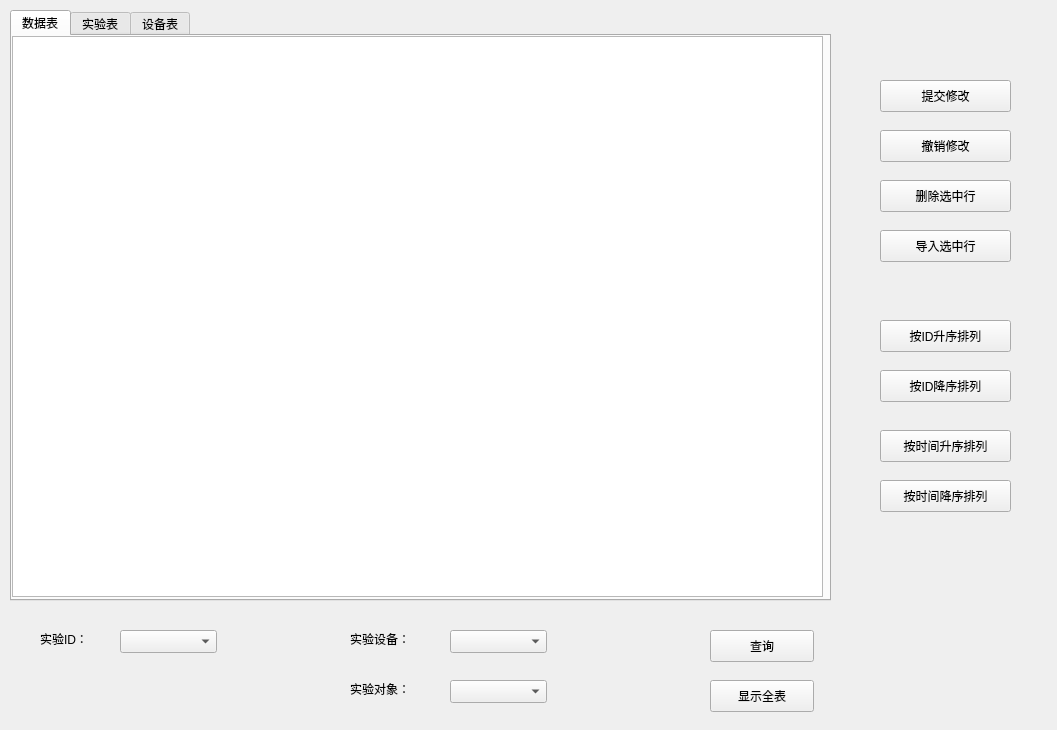
<?xml version="1.0" encoding="UTF-8"?>
<ui version="4.0">
 <class>InputWidget</class>
 <widget class="QWidget" name="InputWidget">
  <property name="geometry">
   <rect>
    <x>0</x>
    <y>0</y>
    <width>1057</width>
    <height>730</height>
   </rect>
  </property>
  <property name="windowTitle">
   <string>InputWidget</string>
  </property>
  <widget class="QTabWidget" name="tabWidget">
   <property name="geometry">
    <rect>
     <x>10</x>
     <y>10</y>
     <width>821</width>
     <height>591</height>
    </rect>
   </property>
   <property name="currentIndex">
    <number>0</number>
   </property>
   <widget class="QWidget" name="data">
    <attribute name="title">
     <string>数据表</string>
    </attribute>
    <widget class="QTableView" name="tableView">
     <property name="geometry">
      <rect>
       <x>0</x>
       <y>0</y>
       <width>811</width>
       <height>561</height>
      </rect>
     </property>
    </widget>
   </widget>
   <widget class="QWidget" name="experiment">
    <attribute name="title">
     <string>实验表</string>
    </attribute>
    <widget class="QTableView" name="tableView_2">
     <property name="geometry">
      <rect>
       <x>0</x>
       <y>0</y>
       <width>811</width>
       <height>561</height>
      </rect>
     </property>
    </widget>
   </widget>
   <widget class="QWidget" name="machine">
    <attribute name="title">
     <string>设备表</string>
    </attribute>
    <widget class="QTableView" name="tableView_3">
     <property name="geometry">
      <rect>
       <x>0</x>
       <y>0</y>
       <width>811</width>
       <height>561</height>
      </rect>
     </property>
    </widget>
   </widget>
  </widget>
  <widget class="QPushButton" name="pushButton_4">
   <property name="geometry">
    <rect>
     <x>880</x>
     <y>180</y>
     <width>131</width>
     <height>32</height>
    </rect>
   </property>
   <property name="text">
    <string>删除选中行</string>
   </property>
  </widget>
  <widget class="QPushButton" name="pushButton_5">
   <property name="geometry">
    <rect>
     <x>880</x>
     <y>130</y>
     <width>131</width>
     <height>32</height>
    </rect>
   </property>
   <property name="text">
    <string>撤销修改</string>
   </property>
  </widget>
  <widget class="QPushButton" name="pushButton_6">
   <property name="geometry">
    <rect>
     <x>880</x>
     <y>80</y>
     <width>131</width>
     <height>32</height>
    </rect>
   </property>
   <property name="text">
    <string>提交修改</string>
   </property>
  </widget>
  <widget class="QPushButton" name="pushButton_8">
   <property name="geometry">
    <rect>
     <x>880</x>
     <y>230</y>
     <width>131</width>
     <height>32</height>
    </rect>
   </property>
   <property name="text">
    <string>导入选中行</string>
   </property>
  </widget>
  <widget class="QPushButton" name="pushButton_9">
   <property name="geometry">
    <rect>
     <x>710</x>
     <y>630</y>
     <width>104</width>
     <height>32</height>
    </rect>
   </property>
   <property name="text">
    <string>查询</string>
   </property>
  </widget>
  <widget class="QPushButton" name="pushButton_10">
   <property name="geometry">
    <rect>
     <x>710</x>
     <y>680</y>
     <width>104</width>
     <height>32</height>
    </rect>
   </property>
   <property name="text">
    <string>显示全表</string>
   </property>
  </widget>
  <widget class="QLabel" name="label">
   <property name="geometry">
    <rect>
     <x>40</x>
     <y>630</y>
     <width>81</width>
     <height>17</height>
    </rect>
   </property>
   <property name="text">
    <string>实验ID：</string>
   </property>
  </widget>
  <widget class="QComboBox" name="comboBox">
   <property name="geometry">
    <rect>
     <x>120</x>
     <y>630</y>
     <width>97</width>
     <height>23</height>
    </rect>
   </property>
  </widget>
  <widget class="QLabel" name="label_2">
   <property name="geometry">
    <rect>
     <x>350</x>
     <y>630</y>
     <width>81</width>
     <height>17</height>
    </rect>
   </property>
   <property name="text">
    <string>实验设备：</string>
   </property>
  </widget>
  <widget class="QComboBox" name="comboBox_2">
   <property name="geometry">
    <rect>
     <x>450</x>
     <y>630</y>
     <width>97</width>
     <height>23</height>
    </rect>
   </property>
  </widget>
  <widget class="QPushButton" name="pushButton_11">
   <property name="geometry">
    <rect>
     <x>880</x>
     <y>320</y>
     <width>131</width>
     <height>32</height>
    </rect>
   </property>
   <property name="text">
    <string>按ID升序排列</string>
   </property>
  </widget>
  <widget class="QPushButton" name="pushButton_12">
   <property name="geometry">
    <rect>
     <x>880</x>
     <y>370</y>
     <width>131</width>
     <height>32</height>
    </rect>
   </property>
   <property name="text">
    <string>按ID降序排列</string>
   </property>
  </widget>
  <widget class="QPushButton" name="pushButton_13">
   <property name="geometry">
    <rect>
     <x>880</x>
     <y>430</y>
     <width>131</width>
     <height>32</height>
    </rect>
   </property>
   <property name="text">
    <string>按时间升序排列</string>
   </property>
  </widget>
  <widget class="QPushButton" name="pushButton_14">
   <property name="geometry">
    <rect>
     <x>880</x>
     <y>480</y>
     <width>131</width>
     <height>32</height>
    </rect>
   </property>
   <property name="text">
    <string>按时间降序排列</string>
   </property>
  </widget>
  <widget class="QLabel" name="label_3">
   <property name="geometry">
    <rect>
     <x>350</x>
     <y>680</y>
     <width>81</width>
     <height>17</height>
    </rect>
   </property>
   <property name="text">
    <string>实验对象：</string>
   </property>
  </widget>
  <widget class="QComboBox" name="comboBox_3">
   <property name="geometry">
    <rect>
     <x>450</x>
     <y>680</y>
     <width>97</width>
     <height>23</height>
    </rect>
   </property>
  </widget>
 </widget>
 <layoutdefault spacing="6" margin="11"/>
 <resources/>
 <connections/>
</ui>
